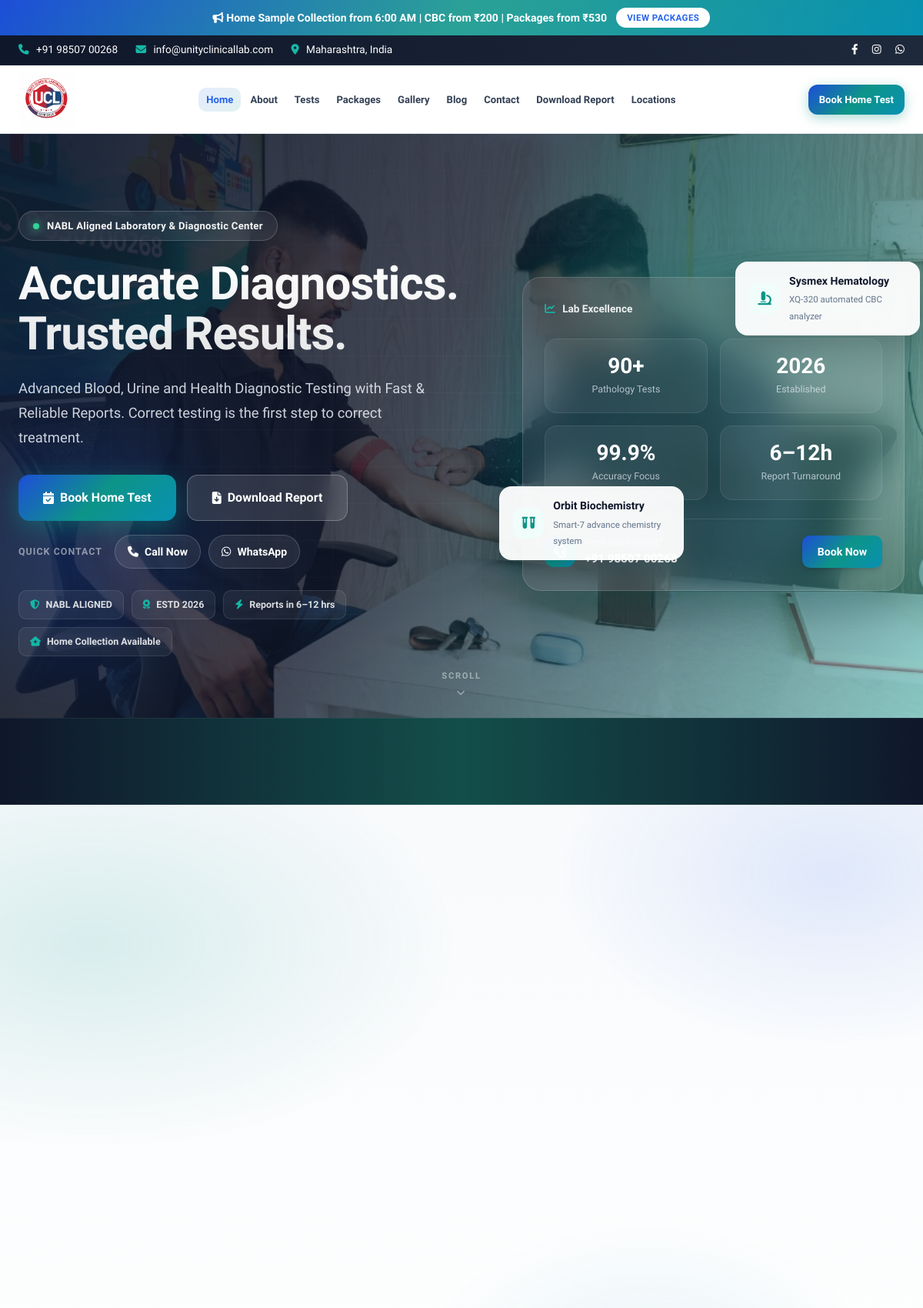
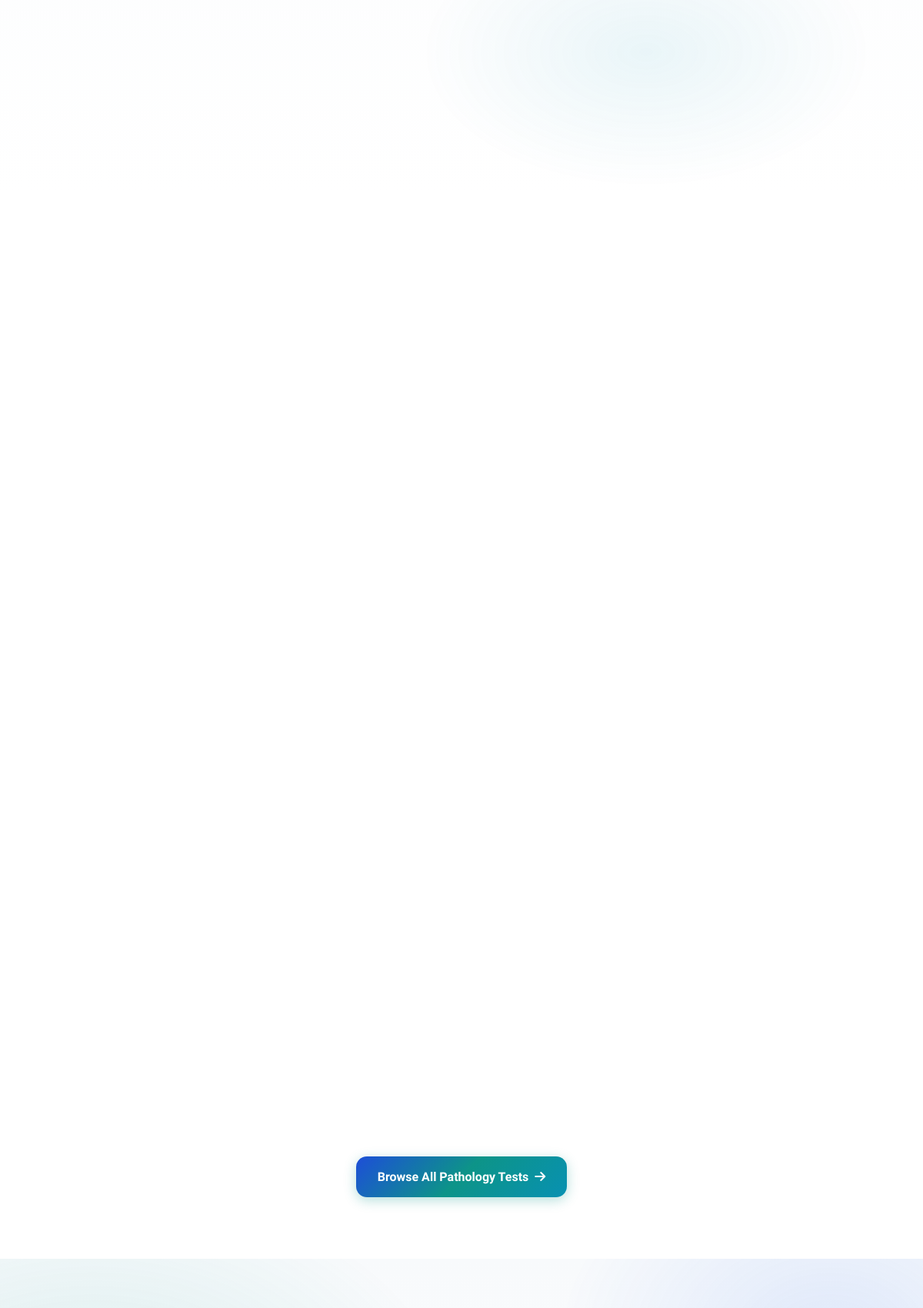
The page / (upper part) on the database its author committed (2 pictures, top to bottom).
### tables this page shows
CREATE TABLE cms_settings (
        key TEXT PRIMARY KEY,
        value TEXT NOT NULL
    );

CREATE TABLE cms_menu (
        id INTEGER PRIMARY KEY AUTOINCREMENT,
        title TEXT NOT NULL,
        url TEXT NOT NULL,
        sequence INTEGER NOT NULL,
        is_active INTEGER DEFAULT 1,
        is_cta INTEGER DEFAULT 0
    );

CREATE TABLE cms_sections (
        id INTEGER PRIMARY KEY AUTOINCREMENT,
        section_code TEXT UNIQUE NOT NULL,
        section_title TEXT NOT NULL,
        is_active INTEGER DEFAULT 1,
        sequence INTEGER NOT NULL
    , section_tag TEXT, section_heading TEXT, section_description TEXT, section_type TEXT DEFAULT 'builtin', section_body TEXT);

### includes/sections/services.php (the view, shortened to what the rows shown need)
<section class="services-section section-padding">
    <div class="container">
        <div class="grid-3 reveal-stagger">
        </div>
        <div class="text-center section-cta-wrap">
            <a href="services.php" class="btn btn-teal btn-lg">Browse All Pathology Tests <i class="fa-solid fa-arrow-right"></i></a>
        </div>
    </div>
</section>

### includes/header.php (shortened to what the rows shown need)
<?php
function is_item_active($item_url, $active_nav) {
    $current_page = basename($_SERVER['PHP_SELF']);
    if ($current_page === $item_url) {
        return 'active';
    }
    return '';
}
try {
    $menu_items = $db->query('SELECT * FROM cms_menu WHERE is_active = 1 ORDER BY sequence ASC')->fetchAll();
} catch (PDOException $e) {
    $menu_items = [];
}
$social_links = cmsSocialLinks($cms);
$header_logo_width = max(40, min(400, (int) cmsSetting($cms, 'header_logo_width', '240')));
$header_logo_height = max(30, min(200, (int) cmsSetting($cms, 'header_logo_height', '72')));
$header_logo_display_h = min($header_logo_height, 80);
$header_logo_display_w = min($header_logo_width, 280);
$header_logo_style = sprintf(
    '--header-logo-width:%dpx;--header-logo-height:%dpx;--header-logo-display-width:%dpx;--header-logo-display-height:%dpx;--header-logo-width-scrolled:%dpx;--header-logo-height-scrolled:%dpx;--header-logo-aspect:%s;',
    $header_logo_width,
    $header_logo_height,
    $header_logo_display_w,
    $header_logo_display_h,
    (int) round($header_logo_display_w * 0.85),
    (int) round($header_logo_display_h * 0.85),
    $header_logo_display_h > 0 ? round($header_logo_display_w / $header_logo_display_h, 4) : '2'
);
$nav_links = [];
$nav_cta = null;
foreach ($menu_items as $item) {
    if ((int) ($item['is_cta'] ?? 0) === 1) {
        $nav_cta = $item;
    } else {
        $nav_links[] = $item;
    }
}
$_body_class = trim($body_class ?? '');
?>
<!DOCTYPE html>
<html lang="en">
<head>
    <link rel="stylesheet" href="css/style.css">
    <link rel="stylesheet" href="css/premium.css?v=<?php echo @filemtime(__DIR__ . '/../css/premium.css') ?: '1'; ?>">
    <link rel="stylesheet" href="https://cdnjs.cloudflare.com/ajax/libs/font-awesome/6.4.0/css/all.min.css">
</head>
<body class="<?php echo htmlspecialchars($_body_class); ?>">
    <?php if (($cms['header_show_top_bar'] ?? '1') === '1'): ?>
    <div class="top-bar">
        <div class="container">
            <?php if (($cms['header_show_social'] ?? '1') === '1'): ?>
            <div class="top-bar-social">
                <?php foreach ($social_links as $social): ?>
                    <a href="<?php echo htmlspecialchars($social['url']); ?>" target="_blank" rel="noopener noreferrer" aria-label="<?php echo htmlspecialchars($social['label']); ?>"><i class="<?php echo htmlspecialchars($social['icon']); ?>"></i></a>
                <?php endforeach; ?>
            </div>
            <?php endif; ?>
        </div>
    </div>
    <?php endif; ?>
    <header class="site-header" style="<?php echo htmlspecialchars($header_logo_style); ?>">
        <div class="container">
            <nav class="nav-bar" aria-label="Main navigation">
                <ul class="nav-menu" id="navMenu" role="menubar">
                    <?php foreach ($nav_links as $item): ?>
                        <li class="nav-item <?php echo is_item_active($item['url'], $active_nav ?? ''); ?>" role="none">
                            <a href="<?php echo htmlspecialchars($item['url']); ?>" role="menuitem"><?php echo htmlspecialchars($item['title']); ?></a>
                        </li>
                    <?php endforeach; ?>
                </ul>
                <div class="nav-bar-actions">
                    <?php if ($nav_cta): ?>
                    <a href="<?php echo htmlspecialchars($nav_cta['url']); ?>" class="btn btn-primary nav-header-cta"><?php echo htmlspecialchars($nav_cta['title']); ?></a>
                    <?php endif; ?>
                </div>
            </nav>
        </div>
    </header>
    <main id="main-content">

### index.php (shortened to what the rows shown need)
<?php
include 'includes/db.php';
$active_nav = 'home';
$body_class = 'page-home';
include 'includes/header.php';
try {
    $home_sections = $db->query('SELECT * FROM cms_sections WHERE is_active = 1 ORDER BY sequence ASC')->fetchAll();
    foreach ($home_sections as $sectionRow) {
        cmsRenderHomeSection($db, $cms_sections, $sectionRow);
    }
} catch (PDOException $e) {
    echo "<div class='container' style='padding:40px;'><div class='alert alert-error'>Failed to load homepage components: " . htmlspecialchars($e->getMessage()) . '</div></div>';
}
include 'includes/footer.php';

### includes/sections/hero.php (shortened to what the rows shown need)
<?php
$heroBg = $cms['hero_bg_image'] ?? 'images/gallery/web/blood-collection.jpg';
$heroBgFile = dirname(__DIR__, 2) . '/' . ltrim($heroBg, '/');
if (is_file($heroBgFile)) {
    $heroBg .= '?v=' . filemtime($heroBgFile);
}
?>
<section class="hero-section hero-premium">
    <div class="hero-bg" aria-hidden="true">
        <div class="hero-bg-image" style="background-image: url('<?php echo htmlspecialchars($heroBg); ?>');"></div>
        <div class="hero-bg-gradient"></div>
        <div class="hero-orb hero-orb-1"></div>
        <div class="hero-orb hero-orb-2"></div>
        <div class="hero-orb hero-orb-3"></div>
        <div class="hero-grid-pattern"></div>
    </div>
    <div class="container hero-grid">
        <div class="hero-content reveal">
            <span class="hero-tag">
                <span class="hero-tag-dot"></span>
                <?php echo htmlspecialchars($cms['hero_tagline'] ?? 'NABL Aligned Laboratory & Diagnostic Center'); ?>
            </span>
            <h1 class="hero-title"><?php echo nl2br(htmlspecialchars($cms['hero_headline'] ?? 'Accurate Diagnostics. Trusted Results.')); ?></h1>
            <p class="hero-desc"><?php echo htmlspecialchars($cms['hero_subheadline'] ?? 'Advanced Blood, Urine and Health Diagnostic Testing with Fast & Reliable Reports.'); ?></p>
            <div class="hero-cta-block">
                <div class="hero-cta-primary">
                    <a href="<?php echo htmlspecialchars(cmsSetting($cms, 'hero_btn_book_url', 'collection.php')); ?>" class="btn btn-primary btn-lg btn-glow">
                        <i class="fa-solid fa-calendar-check"></i>
                        <?php echo htmlspecialchars(cmsSetting($cms, 'hero_btn_book_text', 'Book Home Test')); ?>
                    </a>
                    <a href="<?php echo htmlspecialchars(cmsSetting($cms, 'hero_btn_download_url', 'download.php')); ?>" class="btn btn-glass btn-lg">
                        <i class="fa-solid fa-file-arrow-down"></i>
                        <?php echo htmlspecialchars(cmsSetting($cms, 'hero_btn_download_text', 'Download Report')); ?>
                    </a>
                </div>
                <?php if (cmsSetting($cms, 'support_phone') !== '' || cmsSetting($cms, 'whatsapp_number') !== ''): ?>
                <div class="hero-cta-quick">
                    <span class="hero-cta-quick-label">Quick contact</span>
                    <div class="hero-cta-quick-links">
                        <?php if (cmsSetting($cms, 'support_phone') !== ''): ?>
                        <a href="tel:<?php echo preg_replace('/[^0-9+]/', '', $cms['support_phone']); ?>" class="hero-quick-link">
                            <i class="fa-solid fa-phone"></i> <?php echo htmlspecialchars(cmsSetting($cms, 'hero_btn_call_text', 'Call Now')); ?>
                        </a>
                        <?php endif; ?>
                        <?php if (cmsSetting($cms, 'whatsapp_number') !== ''): ?>
                        <a href="https://wa.me/<?php echo preg_replace('/[^0-9]/', '', $cms['whatsapp_number']); ?>?text=<?php echo urlencode(cmsSetting($cms, 'hero_whatsapp_message', "Hi, I'd like to book a diagnostic test.")); ?>" target="_blank" rel="noopener noreferrer" class="hero-quick-link hero-quick-link-wa">
                            <i class="fa-brands fa-whatsapp"></i> WhatsApp
                        </a>
                        <?php endif; ?>
                    </div>
                </div>
                <?php endif; ?>
            </div>
            <div class="hero-trust-row">
                <?php if ($b1 = cmsSetting($cms, 'footer_badge_1')): ?><span class="hero-trust-badge"><i class="fa-solid fa-shield-halved"></i> <?php echo htmlspecialchars($b1); ?></span><?php endif; ?>
                <?php if ($b2 = cmsSetting($cms, 'footer_badge_2')): ?><span class="hero-trust-badge"><i class="fa-solid fa-award"></i> <?php echo htmlspecialchars($b2); ?></span><?php endif; ?>
                <?php if ($t3 = cmsSetting($cms, 'hero_trust_3_text')): ?>
                <span class="hero-trust-badge"><i class="<?php echo htmlspecialchars(cmsSetting($cms, 'hero_trust_3_icon', 'fa-solid fa-bolt')); ?>"></i> <?php echo htmlspecialchars($t3); ?></span>
                <?php endif; ?>
                <?php if ($t4 = cmsSetting($cms, 'hero_trust_4_text')): ?>
                <span class="hero-trust-badge"><i class="<?php echo htmlspecialchars(cmsSetting($cms, 'hero_trust_4_icon', 'fa-solid fa-house-medical')); ?>"></i> <?php echo htmlspecialchars($t4); ?></span>
                <?php endif; ?>
            </div>
        </div>
        <div class="hero-visual reveal reveal-delay-2">
            <div class="hero-glass-panel">
                <div class="hero-panel-header">
                    <span class="hero-panel-label"><i class="fa-solid fa-chart-line"></i> <?php echo htmlspecialchars(cmsSetting($cms, 'hero_panel_label', 'Lab Excellence')); ?></span>
                    <span class="hero-panel-live"><span class="pulse-dot"></span> <?php echo htmlspecialchars(cmsSetting($cms, 'hero_panel_live', 'Open Now')); ?></span>
                </div>
                <div class="hero-stats-grid">
                    <?php for ($s = 1; $s <= 4; $s++):
                        $val = cmsSetting($cms, 'hero_stat_' . $s . '_value');
                        $lbl = cmsSetting($cms, 'hero_stat_' . $s . '_label');
                    ?>
                    <div class="hero-stat">
                        <strong><?php echo htmlspecialchars($val); ?></strong>
                        <span><?php echo htmlspecialchars($lbl); ?></span>
                    </div>
                    <?php endfor; ?>
                </div>
                <div class="hero-panel-footer">
                    <div class="hero-panel-contact">
                        <div>
                            <small><?php echo htmlspecialchars(cmsSetting($cms, 'hero_panel_help', 'Need help booking?')); ?></small>
                            <strong><?php echo htmlspecialchars(cmsSetting($cms, 'support_phone')); ?></strong>
                        </div>
                    </div>
                    <a href="<?php echo htmlspecialchars(cmsSetting($cms, 'hero_btn_book_url', 'collection.php')); ?>" class="btn btn-primary btn-sm">Book Now</a>
                </div>
            </div>
            <?php if ($f1t = cmsSetting($cms, 'hero_float_1_title')): ?>
            <div class="hero-float-card hero-float-card-1">
                <i class="<?php echo htmlspecialchars(cmsSetting($cms, 'hero_float_1_icon', 'fa-solid fa-microscope')); ?>"></i>
                <div>
                    <strong><?php echo htmlspecialchars($f1t); ?></strong>
                    <span><?php echo htmlspecialchars(cmsSetting($cms, 'hero_float_1_desc')); ?></span>
                </div>
            </div>
            <?php endif; ?>
            <?php if ($f2t = cmsSetting($cms, 'hero_float_2_title')): ?>
            <div class="hero-float-card hero-float-card-2">
                <i class="<?php echo htmlspecialchars(cmsSetting($cms, 'hero_float_2_icon', 'fa-solid fa-user-doctor')); ?>"></i>
                <div>
                    <strong><?php echo htmlspecialchars($f2t); ?></strong>
                    <span><?php echo htmlspecialchars(cmsSetting($cms, 'hero_float_2_desc')); ?></span>
                </div>
            </div>
            <?php endif; ?>
        </div>
    </div>
    <div class="hero-scroll-hint" aria-hidden="true">
        <span>Scroll</span>
        <i class="fa-solid fa-chevron-down"></i>
    </div>
</section>

### rows shown on the page
cms_menu: title "Home"
cms_menu: title "About"
cms_menu: title "Tests"
cms_menu: title "Packages"
cms_menu: title "Gallery"
cms_menu: title "Blog"
cms_menu: title "Contact"
cms_menu: title "Download Report"
cms_menu: title "Locations"
cms_menu: title "Book Home Test"
cms_sections: hero_tagline "NABL Aligned Laboratory & Diagnostic Center", hero_subheadline "Advanced Blood, Urine and Health Diagnostic Testing with Fast & Reliable Reports. Correct testing is the first step to correct treatment.", val "90+", lbl "Pathology Tests", val "2026", lbl "Established", val "99.9%", lbl "Accuracy Focus", val "6–12h", lbl "Report Turnaround"

### other values the page prints
$cms['top_offer_text'] "Home Sample Collection from 6:00 AM | CBC from ₹200 | Packages from ₹530"
$offer_link_text "VIEW PACKAGES"
$support_phone "+91 98507 00268"
$support_email "info@unityclinicallab.com"
$top_bar_location "Maharashtra, India"
